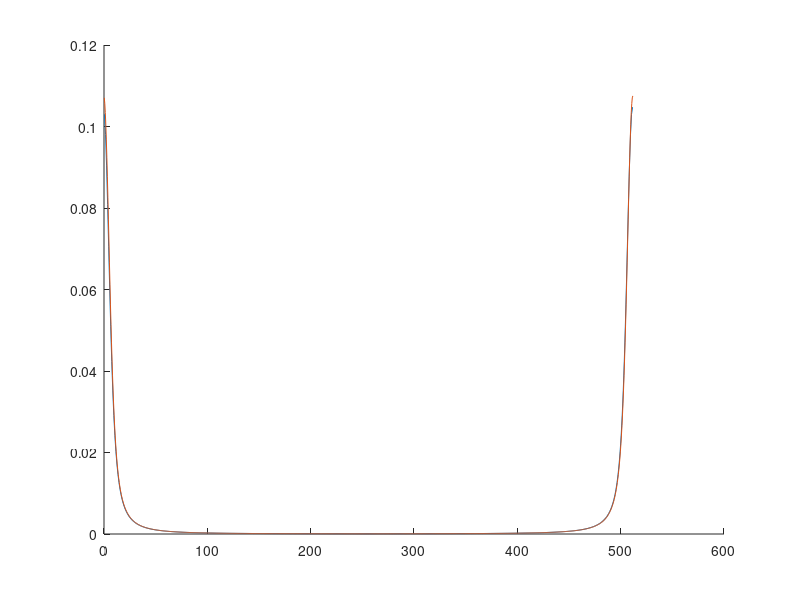

Write MATLAB code to recreate this figure. (Note: this script raises an error after producing the figure.)
%Regularization Test
%Zhe Chen
clear;
close all;
clc;
addpath('./CodeReport/code/')
%------------------------------------------------
%parameters
h=2;
a=0.656;
mg=1.27e-15*9.8;
% dx=h/8;
dx_all=h.*(2.^(-5:-1));
M=1;
L=512;
L_ic=12*h;%32sigma
kT=(h-a)*1e-6*mg;
T=kT/1.38064852e-23
omega=16;
S=6*a^3*omega
Amp=M/L_ic;
%!!!!!!!!!
R=L/2;
limiter=1;
eps_f=0.025*Amp;
eps_a=.01;
V0=Amp*pi*S/3;
BDS_flag=1;
sigma=h*2;
% 
% sigma_all=2^(-2:)
% K=@(x)4*S*h/3*x.^2./((x.^2+4*h^2).^2);
K=@(x)(4*(4*h^4+3*h^2*x.^2)./((4*h^2+x.^2).^2)+log(1+4*h^2./(x.^2)))/8/pi;
K_tilde=@(x) K(x).*(abs(x)<R);
% rho_fun=@(x)(x<L_ic).*(x>=0).*(Amp*exp(-((x-L_ic/2).^2)/(L_ic/2/8)^2));
rho_fun=@(x)(x<L_ic).*(x>=0)*Amp;
gauss_kernal=@(x)(1/(2*pi*sigma^2))^(1/2)*exp(-x.^2/(2*sigma^2));
err=zeros(length(dx_all)-1,1);
fprintf('Truncation length of K is R/L=%.3e.\n',R/L);
if R/L>0.5
    warning('R should be less than 1/2L');
end
%-----------------------------------------------
%Start
figure
hold on
for i=length(dx_all):-1:1
    dx=dx_all(i);
    nx=L/dx;
    fprintf('dx/h=%.3e.\n',dx/h);
    x=linspace(0,L,nx+1)';
    x=x(1:end-1);
    x_mid=x+dx/2;
    K_mid=zeros(nx,1);
    K_mid(1:nx/2)=K_tilde(x_mid(1:nx/2));
    K_mid(nx/2+1:nx)=K_tilde(x_mid(nx/2+1:nx)-L);
    gauss=zeros(nx,1);
    gauss(1:nx/2)=gauss_kernal(x_mid(1:nx/2));
    gauss(nx/2+1:nx)=gauss_kernal(x_mid(nx/2+1:nx)-L);
    K_hat=fft(K_mid).*fft(gauss);
    K_sigma=real(ifft(K_hat))*dx;
    plot(x_mid,K_sigma,'DisplayName',['dx/h=1/',num2str(h/dx)]);
    if i~=length(dx_all)
        err(i)=norm(Coarsen(K_sigma,2)-K_sigma_old,2)/norm(Coarsen(K_sigma,2),2);
    end
    K_sigma_old=K_sigma;
end
legend show
set(gca,'FontSize',16);
figure
hold on
% plot(x_mid,K_mid)
% plot(x_mid,K_sigma,'o--');
plot(dx_all(2:end),err,'o-','DisplayName','Relative Error')
plot(dx_all(2:end),dx_all(2:end).^2*err(1)/dx_all(2)^2,'--','DisplayName','2nd order');
plot(dx_all(2:end),dx_all(2:end).^1*err(1)/dx_all(2)^1,'-.','DisplayName','1st order');
set(gca,'YScale','log','XScale','log')
set(gca,'fontsize',16)
xlabel('dx');ylabel('Relative norm 2 Error')
title('Emphirical Relative Error')
legend show
